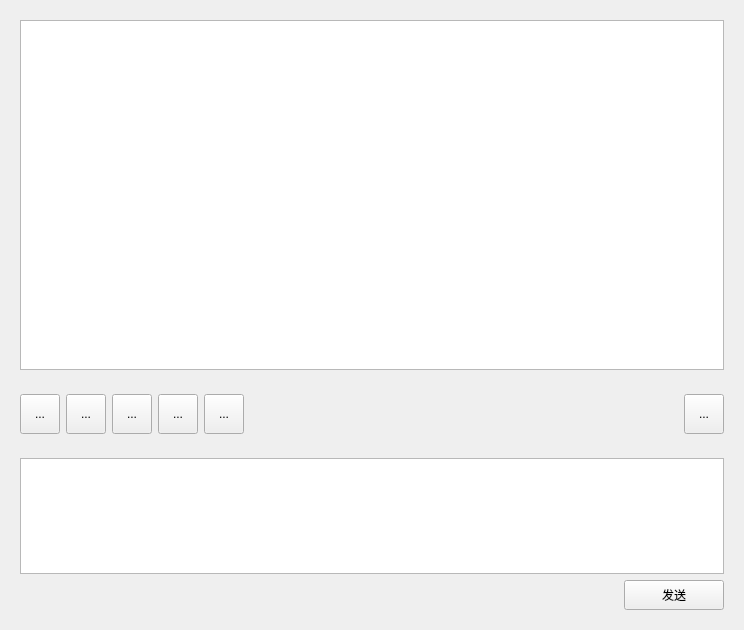
<?xml version="1.0" encoding="UTF-8"?>
<ui version="4.0">
 <class>chatwindow</class>
 <widget class="QWidget" name="chatwindow">
  <property name="geometry">
   <rect>
    <x>0</x>
    <y>0</y>
    <width>744</width>
    <height>630</height>
   </rect>
  </property>
  <property name="windowTitle">
   <string>Form</string>
  </property>
  <layout class="QVBoxLayout" name="verticalLayout_3">
   <item>
    <widget class="QWidget" name="widget_2" native="true">
     <layout class="QVBoxLayout" name="verticalLayout">
      <item>
       <widget class="QTextBrowser" name="textBrowser">
        <property name="sizePolicy">
         <sizepolicy hsizetype="Preferred" vsizetype="Fixed">
          <horstretch>0</horstretch>
          <verstretch>0</verstretch>
         </sizepolicy>
        </property>
        <property name="minimumSize">
         <size>
          <width>700</width>
          <height>350</height>
         </size>
        </property>
       </widget>
      </item>
     </layout>
    </widget>
   </item>
   <item>
    <widget class="QWidget" name="widget" native="true">
     <property name="sizePolicy">
      <sizepolicy hsizetype="Preferred" vsizetype="Fixed">
       <horstretch>0</horstretch>
       <verstretch>0</verstretch>
      </sizepolicy>
     </property>
     <property name="layoutDirection">
      <enum>Qt::LeftToRight</enum>
     </property>
     <layout class="QHBoxLayout" name="horizontalLayout">
      <item>
       <widget class="QToolButton" name="EmoBtn">
        <property name="minimumSize">
         <size>
          <width>40</width>
          <height>40</height>
         </size>
        </property>
        <property name="maximumSize">
         <size>
          <width>40</width>
          <height>40</height>
         </size>
        </property>
        <property name="text">
         <string>...</string>
        </property>
        <property name="icon">
         <iconset resource="res.qrc">
          <normaloff>:/images/emo.png</normaloff>:/images/emo.png</iconset>
        </property>
       </widget>
      </item>
      <item>
       <widget class="QToolButton" name="FontBtn">
        <property name="minimumSize">
         <size>
          <width>40</width>
          <height>40</height>
         </size>
        </property>
        <property name="maximumSize">
         <size>
          <width>40</width>
          <height>40</height>
         </size>
        </property>
        <property name="text">
         <string>...</string>
        </property>
        <property name="icon">
         <iconset resource="res.qrc">
          <normaloff>:/images/font.png</normaloff>:/images/font.png</iconset>
        </property>
       </widget>
      </item>
      <item>
       <widget class="QToolButton" name="FileBtn">
        <property name="minimumSize">
         <size>
          <width>40</width>
          <height>40</height>
         </size>
        </property>
        <property name="maximumSize">
         <size>
          <width>40</width>
          <height>40</height>
         </size>
        </property>
        <property name="text">
         <string>...</string>
        </property>
        <property name="icon">
         <iconset resource="res.qrc">
          <normaloff>:/images/file.png</normaloff>:/images/file.png</iconset>
        </property>
       </widget>
      </item>
      <item>
       <widget class="QToolButton" name="ImagBtn">
        <property name="minimumSize">
         <size>
          <width>40</width>
          <height>40</height>
         </size>
        </property>
        <property name="maximumSize">
         <size>
          <width>40</width>
          <height>40</height>
         </size>
        </property>
        <property name="text">
         <string>...</string>
        </property>
        <property name="icon">
         <iconset resource="res.qrc">
          <normaloff>:/images/image.png</normaloff>:/images/image.png</iconset>
        </property>
       </widget>
      </item>
      <item>
       <widget class="QToolButton" name="toolButton_5">
        <property name="minimumSize">
         <size>
          <width>40</width>
          <height>40</height>
         </size>
        </property>
        <property name="maximumSize">
         <size>
          <width>40</width>
          <height>40</height>
         </size>
        </property>
        <property name="text">
         <string>...</string>
        </property>
        <property name="icon">
         <iconset resource="res.qrc">
          <normaloff>:/images/remove.png</normaloff>:/images/remove.png</iconset>
        </property>
       </widget>
      </item>
      <item>
       <spacer name="horizontalSpacer">
        <property name="orientation">
         <enum>Qt::Horizontal</enum>
        </property>
        <property name="sizeType">
         <enum>QSizePolicy::Expanding</enum>
        </property>
        <property name="sizeHint" stdset="0">
         <size>
          <width>300</width>
          <height>20</height>
         </size>
        </property>
       </spacer>
      </item>
      <item>
       <widget class="QToolButton" name="RecordBtn">
        <property name="minimumSize">
         <size>
          <width>40</width>
          <height>40</height>
         </size>
        </property>
        <property name="maximumSize">
         <size>
          <width>40</width>
          <height>40</height>
         </size>
        </property>
        <property name="text">
         <string>...</string>
        </property>
        <property name="icon">
         <iconset resource="res.qrc">
          <normaloff>:/images/record.png</normaloff>:/images/record.png</iconset>
        </property>
       </widget>
      </item>
     </layout>
    </widget>
   </item>
   <item>
    <widget class="QWidget" name="widget_3" native="true">
     <property name="minimumSize">
      <size>
       <width>700</width>
       <height>160</height>
      </size>
     </property>
     <layout class="QVBoxLayout" name="verticalLayout_2">
      <item>
       <widget class="QTextEdit" name="textEdit">
        <property name="sizePolicy">
         <sizepolicy hsizetype="Expanding" vsizetype="Fixed">
          <horstretch>0</horstretch>
          <verstretch>0</verstretch>
         </sizepolicy>
        </property>
        <property name="minimumSize">
         <size>
          <width>700</width>
          <height>100</height>
         </size>
        </property>
       </widget>
      </item>
      <item alignment="Qt::AlignRight">
       <widget class="QPushButton" name="pushButton">
        <property name="sizePolicy">
         <sizepolicy hsizetype="Fixed" vsizetype="Fixed">
          <horstretch>0</horstretch>
          <verstretch>0</verstretch>
         </sizepolicy>
        </property>
        <property name="minimumSize">
         <size>
          <width>100</width>
          <height>30</height>
         </size>
        </property>
        <property name="text">
         <string>发送</string>
        </property>
       </widget>
      </item>
     </layout>
    </widget>
   </item>
  </layout>
 </widget>
 <resources>
  <include location="res.qrc"/>
 </resources>
 <connections/>
</ui>
